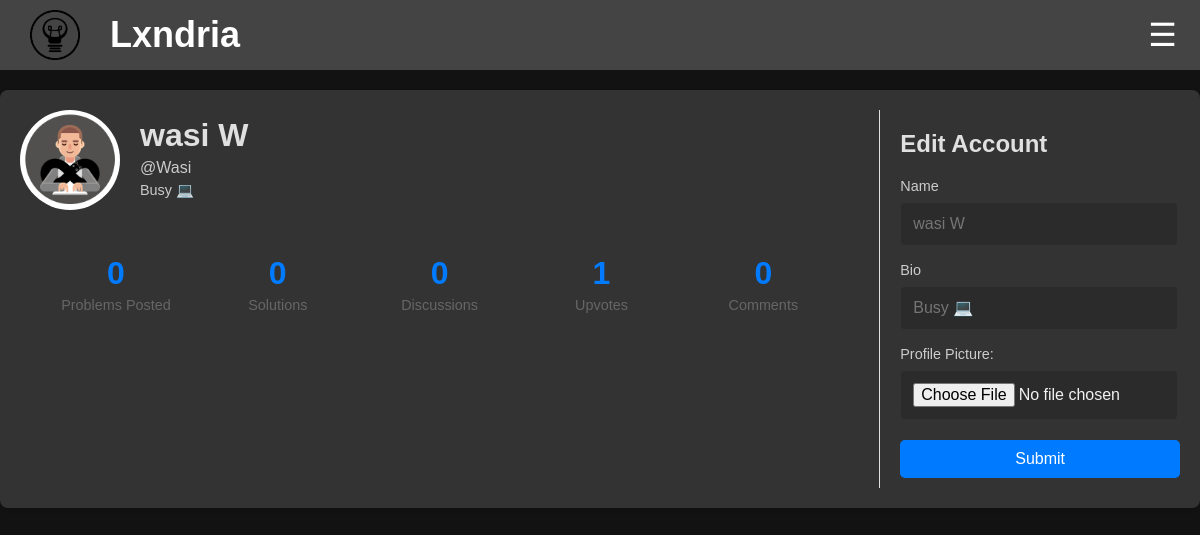
The app's page /account/edit (signed in), older data.
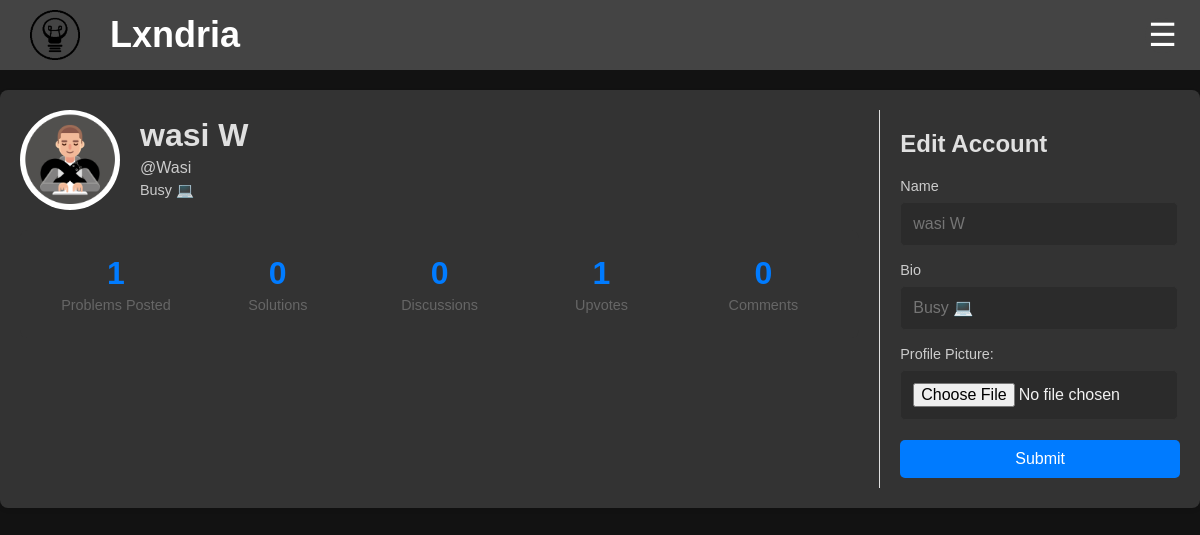
The same page, newer data.
### app/models.py (models this page shows, shortened)
class Profile(db.Model):
    __tablename__ = "profile"
    __table_args__ = {"extend_existing": True}
    username = db.Column(db.String(80), db.ForeignKey('user.username'), primary_key=True)  # Primary + Foreign Key
    user = db.relationship('User', backref=db.backref('profile', uselist=False, cascade="all, delete-orphan"))
    profile_pic = db.Column(db.String(255), default="/images/default-profile.jpg")
    bio = db.Column(db.Text, default="This user has not set a bio yet.")
    problems_posted = db.Column(db.Integer, default=0)
    solutions = db.Column(db.Integer, default=0)
    discussions = db.Column(db.Integer, default=0)
    upvotes = db.Column(db.Integer, default=0)
    comments = db.Column(db.Integer, default=0)
    created_at = db.Column(db.DateTime, default=datetime.utcnow)
    updated_at = db.Column(db.DateTime, onupdate=datetime.utcnow)
    @property
    def name(self):
        return self.user.name if self.user else None

### app/routes/account.py (the view, shortened to what this page needs)
@account_bp.route('/account/edit', methods=['GET', 'POST'])
@login_required
def edit_account():
    form = EditAccountForm()
    current_profile = Profile.query.filter_by(username=current_user.username).first()
    user = User.query.filter_by(username=current_user.username).first()
    return render_template('edit_account.html', form=form, user = current_profile)

### app/forms.py
class EditAccountForm(FlaskForm):
    name = StringField('Name')
    profile_pic = FileField('Profile Picture', validators=[
        FileAllowed(['png', 'jpg', 'jpeg', 'gif'], 'Images only!')
    ])
    bio = StringField('Bio')
    submit = SubmitField('Save Changes')

### app/routes/auth.py (called while the page is built)
@login_manager.user_loader
def load_user(user_id):
    return User.query.get(int(user_id))

### app/templates/edit_account.html (shortened to what this page needs)
<!DOCTYPE html>
<html>
<head>
  <link rel="stylesheet" href="{{url_for('static', filename='css/profile.css')}}">
</head>
{%include 'banner.html'%}
<body>
    <div class="profile-container">
        <div class="profile-main">
          <div class="profile-header">
            <img src="{{url_for('static', filename=user.profile_pic)}}" alt="Profile Picture" class="profile-pic">
            <div class="profile-info">
              <h1>{{user.name}}</h1>
              <p>@{{user.username}}</p>
              <p class="profile-bio">{{user.bio}}</p>
            </div>
          </div>
          <div class="profile-stats">
            <div class="stat-item">
                <div class="stat-number">{{user.problems_posted}}</div>
                <div class="stat-text">Problems Posted</div>
            </div>
            <div class="stat-item">
                <div class="stat-number">{{user.solutions}}</div>
                <div class="stat-text">Solutions</div>
              </div>
              <div class="stat-item">
                <div class="stat-number">{{user.discussions}}</div>
                <div class="stat-text">Discussions</div>
              </div>
              <div class="stat-item">
                <div class="stat-number">{{user.upvotes}}</div>
                <div class="stat-text">Upvotes</div>
              </div>
              <div class="stat-item">
                <div class="stat-number">{{user.comments}}</div>
                <div class="stat-text">Comments</div>
              </div>
            </div>
        </div>
        <div class="profile-sidebar">
            <h2>Edit Account</h2>
            <form action="/account/edit" enctype="multipart/form-data" method="POST">
                <div class="input-group">
                <label for="username">Name</label>
                {{ form.name(class="form-control", placeholder=user.name) }}
                </div>
                <div class="input-group">
                <label for="Email">Bio</label>
                {{ form.bio(class="form-control", placeholder=user.bio) }}
              </div>
              <div class="input-group">
                <label for="Profile Picture">Profile Picture:</label>
                {{ form.profile_pic(class="form-control") }}
                </div>
            <div class="profile-options">
                <button type="submit">Submit</button>
            </div>
            </form>
        </div>
</body>
</html>

Row changes from the older to the newer data that the page shows:
changed Profile "Wasi": problems_posted "0" → "1"
